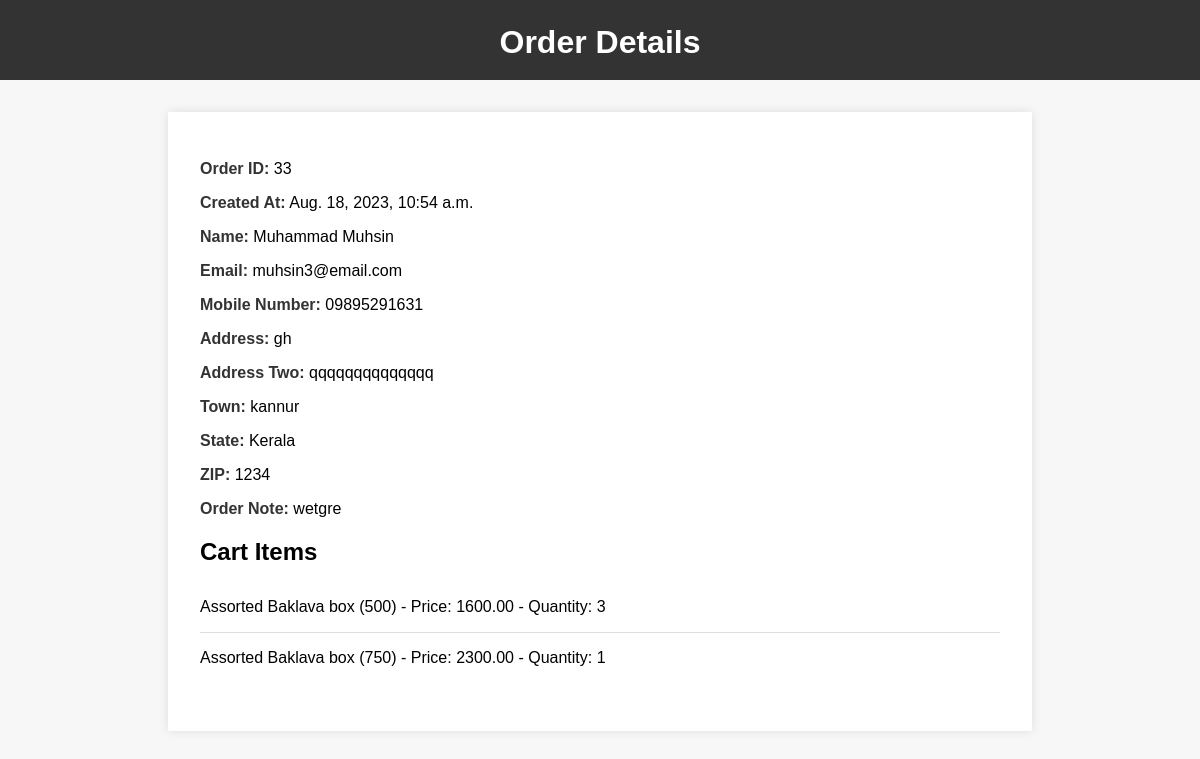
The page /order_view/33/ (signed in) on the database its author committed.
### Core/models.py (models this page shows, shortened)
class Order(models.Model):
    cart = models.ManyToManyField(Cart)
    first_name = models.CharField(max_length=200, null=True, blank=True)
    last_name = models.CharField(max_length=200, null=True, blank=True)
    email = models.EmailField( null=True, blank=True)
    mobile_number = models.CharField(max_length=50, null=True, blank=True)
    address = models.CharField(max_length=200, null=True, blank=True)
    address_two = models.CharField(max_length=50, null=True, blank=True)
    town = models.CharField(max_length=50, null=True, blank=True)
    state = models.CharField(max_length=100, null=True, blank=True)
    zip = models.CharField(max_length=100, null=True, blank=True)
    order_note = models.CharField(max_length=500, null=True, blank=True)
    created_at = models.DateTimeField(auto_now_add=True)

class Cart(models.Model):
    user_session_key = models.CharField(max_length=100)
    product = models.ForeignKey(Product, on_delete=models.CASCADE)
    quantity = models.PositiveIntegerField(default=1)
    ordered = models.BooleanField(default=False)

class Product(models.Model):
    name = models.CharField(max_length=100)
    image = models.ImageField(upload_to='product_image', null=True)
    price = models.DecimalField(max_digits=10, decimal_places=2)
    description = models.CharField(max_length=100, null=True, blank=True)

### Core/views.py (the view)
# urls.py: path('order_view/<int:order_id>/', order_view, name='order_view'),
@login_required
def order_view(request, order_id):
    order = Order.objects.get(id=order_id)
    context = {'order': order}
    return render(request, 'Core/order_view.html', context)

### templates/Core/order_view.html (shortened to what this page needs)
<!DOCTYPE html>
<html>
<head>
</head>
<body>
<header>
    <h1>Order Details</h1>
</header>
<div class="container">
    <p><strong>Order ID:</strong> {{ order.id }}</p>
    <p><strong>Created At:</strong> {{ order.created_at }}</p>
    <p><strong>Name:</strong> {{ order.first_name }} {{ order.last_name }}</p>
    <p><strong>Email:</strong> {{ order.email }}</p>
    <p><strong>Mobile Number:</strong> {{ order.mobile_number }}</p>
    <p><strong>Address:</strong> {{ order.address }}</p>
    <p><strong>Address Two:</strong> {{ order.address_two }}</p>
    <p><strong>Town:</strong> {{ order.town }}</p>
    <p><strong>State:</strong> {{ order.state }}</p>
    <p><strong>ZIP:</strong> {{ order.zip }}</p>
    <p><strong>Order Note:</strong> {{ order.order_note }}</p>
    <h2>Cart Items</h2>
    <ul>
        {% for cart_item in order.cart.all %}
            <li>{{ cart_item.product.name }} - Price: {{ cart_item.product.price }} - Quantity: {{ cart_item.quantity }}</li>
        {% endfor %}
    </ul>
</div>
</body>
</html>

### templates/Core/order_view.html (style rules this page uses)
body { font-family: Arial, sans-serif; background-color: #f7f7f7; margin: 0; padding: 0; }
header { background-color: #333; color: #fff; text-align: center; padding: 3px; }
.container { max-width: 800px; margin: 2rem auto; padding: 2rem; background-color: #fff; box-shadow: 0 0 10px rgba(0, 0, 0, 0.1); }
h1 { font-size: 2rem; margin-bottom: 1rem; }
h2 { font-size: 1.5rem; margin-bottom: 1rem; }
strong { color: #333; }
ul { list-style: none; padding: 0; }
li { border-bottom: 1px solid #ddd; padding: 1rem 0; }
li:last-child { border-bottom: none; }

### rows shown on the page
Order: id "33", created_at "Aug. 18, 2023, 10:54 a.m.", first_name "Muhammad", last_name "Muhsin", email "muhsin3@email.com", mobile_number "09895291631", address "gh", address_two "qqqqqqqqqqqqqq", town "kannur", state "Kerala", zip "1234", order_note "wetgre"
Cart: product.name "Assorted Baklava box (500)", product.price "1600.00", quantity "3"
Cart: product.name "Assorted Baklava box (750)", product.price "2300.00", quantity "1"
